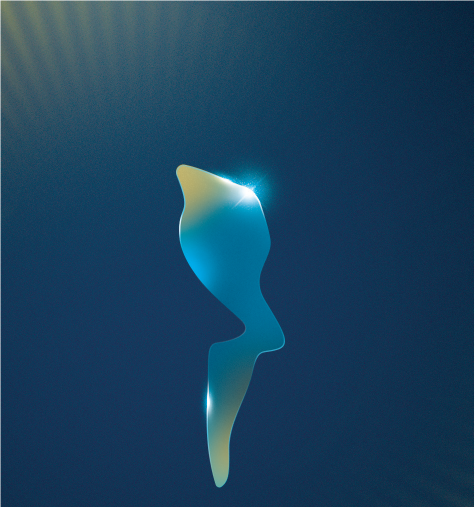
#> input picture motion-mais-admirados-2026/input/card_glass.png, 949 x 1014 px, found by its file name (shown at 1/2 size)
$ python build_silhouette_v2.py   (older library calls are emulated)
#> lines starting #> are read from the running program, lines starting #| are printed output that depends on the picture; after the words box and inside, x2 and y2 are one past the last pixel; in counts of white or black regions, pixels touching at a corner belong together; long printed decimals are rounded
"""Silhueta nova: forma exata do vetor (.ai) + cor/brilho do render oficial do card (sem textos por cima)."""
import os as _os
BUILD = _os.environ.get('MOTION_BUILD', _os.path.join(_os.path.dirname(_os.path.abspath(__file__)), '..', 'build')) + '/'
import numpy as np, cv2, sys
from scipy.spatial import cKDTree
W = BUILD + 'work/'; A = BUILD + 'assets/'

# ---------------- vector contour (.ai) -> KV space
def bezier_contour(path_items, n=220):
#> called with n = 220
    pts = []
    for p0, p1, p2, p3 in path_items:
        p0, p1, p2, p3 = map(np.array, (p0, p1, p2, p3))
        for t in np.linspace(0, 1, n, endpoint=False):
            pts.append((1 - t) ** 3 * p0 + 3 * (1 - t) ** 2 * t * p1 + 3 * (1 - t) * t * t * p2 + t ** 3 * p3)
    return np.array(pts)
AI_PATH = [((786.7, 211.0), (781.5, 198.2), (792.8, 184.6), (806.4, 187.6)), ((806.4, 187.6), (826.8, 192.2), (856.2, 201.1), (892.1, 218.5)),
    ((892.1, 218.5), (910.2, 227.4), (926.6, 233.4), (939.5, 237.3)), ((939.5, 237.3), (958.8, 243.3), (974.1, 258.1), (980.7, 277.2)),
    ((980.7, 277.2), (989.1, 301.4), (999.6, 334.6), (1003.8, 360.4)), ((1003.8, 360.4), (1011.4, 406.5), (953.0, 439.3), (992.1, 503.6)),
    ((992.1, 503.6), (1031.1, 567.9), (1054.2, 604.8), (1023.3, 615.5)), ((1023.3, 615.5), (986.2, 628.4), (975.8, 608.5), (962.6, 669.7)),
    ((962.6, 669.7), (949.4, 730.8), (906.7, 786.9), (908.0, 849.3)), ((908.0, 849.3), (909.0, 902.7), (908.6, 921.4), (891.3, 935.1)),
    ((891.3, 935.1), (886.4, 939.0), (879.1, 936.6), (877.2, 930.6)), ((877.2, 930.6), (869.6, 907.0), (853.8, 846.2), (857.8, 756.4)),
    ((857.8, 756.4), (863.1, 638.9), (851.7, 604.6), (881.6, 601.3)), ((881.6, 601.3), (909.1, 598.2), (972.8, 581.9), (935.7, 547.7)),
    ((935.7, 547.7), (897.3, 512.3), (798.5, 437.1), (793.1, 351.9)), ((793.1, 351.9), (788.3, 275.7), (826.3, 307.5), (786.7, 211.0))]
AI2KV_S, AI2KV_T = 0.9044873, np.array([135.92863, 30.46312])   # fitted to the logo lockup in the KV
def ai2kv(P): return P * AI2KV_S + AI2KV_T
PK = ai2kv(bezier_contour(AI_PATH))

# ---------------- card render (official glass look of the new silhouette)
card = cv2.imread(W + 'card_glass.png')[..., ::-1].astype(np.float32) / 255.
mx = card.max(2)
seg = (cv2.GaussianBlur(mx, (0, 0), 1.5) > np.percentile(mx, 50) + 22 / 255.).astype(np.uint8)
#> seg: shape (1014, 949); values 0 (black) and 1 (white), 10.3% white; 52 white regions (40 under 20 px), largest, box (x1, y1, x2, y2) and area: (350, 327, 571, 976) 67792, (0, 0, 938, 1014) 29531, (947, 54, 949, 1014) 1490
n, lab, st, _ = cv2.connectedComponentsWithStats(seg)
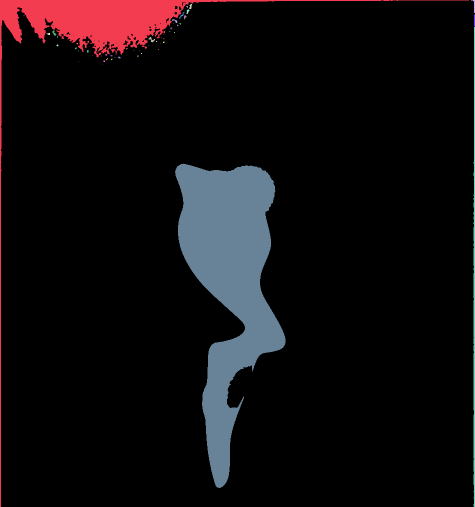
#> lab: shape (1014, 949) int32 (shown at 1/2 size); 53 distinct labels, from 0 to 52; one colour per label, 0 black
#> n = 53; st = 53 rows, first 6: [2, 0, 947, 1014, 862925], [0, 0, 938, 1014, 29531], [942, 0, 7, 26, 35], [378, 8, 6, 10, 37], [373, 12, 3, 3, 7], [373, 19, 6, 9, 32]
i = 1 + np.argmax(st[1:, 4]); segm = (lab == i).astype(np.uint8)
#> after `i = 1 + np.argmax(st[1:, 4])`: i = 52
segm = cv2.morphologyEx(segm, cv2.MORPH_CLOSE, np.ones((5, 5), np.uint8))
#> segm: shape (1014, 949); values 0 (black) and 1 (white), 7% white; 1 white region
_do = cv2.distanceTransform(1 - segm, cv2.DIST_L2, 5)
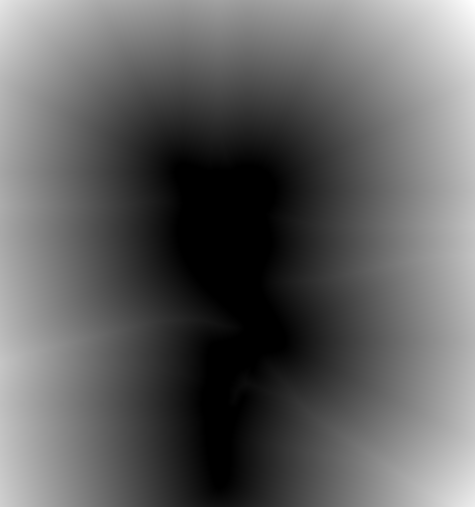
#> _do: shape (1014, 949) float32 (shown at 1/2 size); min 0, max 537.2, mean 203.7; drawn with min black and max white
bgc = np.median(card[(_do > 18) & (_do < 45)].reshape(-1, 3), 0)
#> bgc = [0.0784, 0.22, 0.357]
print('card bg', bgc * 255)
#| card bg [20. 56. 91.]
cs, _ = cv2.findContours(segm, cv2.RETR_EXTERNAL, cv2.CHAIN_APPROX_NONE)
#> cs = 1 contour; box (x1, y1, x2, y2) and area: (350, 327, 571, 976) 67001
PC = max(cs, key=cv2.contourArea)[:, 0, :].astype(np.float64)
#> PC = 1648 pairs, first value 350 to 570, second value 327 to 975

# similarity (with rotation) card -> KV, ICP
def umeyama(X, Y):
    mx_, my_ = X.mean(0), Y.mean(0); Xc, Yc = X - mx_, Y - my_
    U, S, Vt = np.linalg.svd(Yc.T @ Xc / len(X))
    D = np.eye(2); D[1, 1] = np.sign(np.linalg.det(U @ Vt))
    R = U @ D @ Vt; s = np.trace(np.diag(S) @ D) / Xc.var(0).sum()
    return s, R, my_ - s * R @ mx_
s0 = np.ptp(PK[:, 1]) / np.ptp(PC[:, 1])
#> s0 = 1.05
R = np.eye(2); s = s0; t = PK.min(0) - s * PC.min(0)
#> after `s = s0`: s = 1.05
#> after `t = PK.min(0) - s * PC.min(0)`: t = [480, -142.5]
tree = cKDTree(PK)
for it in range(120):
    Q = (s * (R @ PC.T)).T + t
    d, idx = tree.query(Q)
    keep = d <= np.percentile(d, 100 if it < 20 else 65)
    s, R, t = umeyama(PC[keep], PK[idx[keep]])
#> this loop made 120 passes
#> (mx_ in umeyama, my_ in umeyama, U in umeyama, S in umeyama, Vt in umeyama, R, s, t) on passes 1 to 2: ([458.5, 630.3], [958.9, 520.6], [[0.0243, 1], [1, -0.0243]], [39651, 3748.8], [[0.00734, 1], [1, -0.00734]], [[1, 0.017], [-0.017, 1]], 1.03, [478, -117.5]), ([458.5, 630.3], [958.9, 522.1], [[0.026, 1], [1, -0.026]], [39237.6, 3739.1], [[0.00583, 1], [1, -0.00583]], [[1, 0.0202], [-0.0202, 1]], 1.02, [480.7, -108.3])
Q = (s * (R @ PC.T)).T + t; d, idx = tree.query(Q); d = np.sort(d)[:int(len(d) * 0.65)]
#> after `Q = (s * (R @ PC.T)).T + t`: Q = 1648 pairs, first value 846.6 to 1074.4, second value 200.2 to 873.8
#> after `d, idx = tree.query(Q)`: d = 1648 values, max 49.47 at index 1476, min 0.0197 at index 1338, mean 6.93; idx = 1648 values, max 3519 at index 28, min 0 at index 27, mean 1979.6
#> after `d = np.sort(d)[:int(len(d) * 0.65)]`: d = 1071 values from 0.0197 to 1.61
print('card->KV: scale %.4f rot %.3f deg resid mean %.2f max %.2f' % (s, np.degrees(np.arctan2(R[1, 0], R[0, 0])), d.mean(), d.max()))
#| card->KV: scale 1.0393 rot 0.141 deg resid mean 0.66 max 1.61

# prep card colours: interior known (eroded), flare & glint removed, push-pull extrapolate
known = cv2.erode(segm, cv2.getStructuringElement(cv2.MORPH_ELLIPSE, (7, 7))).astype(bool)
#> known: shape (1014, 949) bool; 6.5% white; 1 white region, box (x1, y1, x2, y2) and area: (353, 330, 568, 973) 62561
# locate baked flare (brightest blob near top) and glint (bright blob lower-left)
lum = card.mean(2)
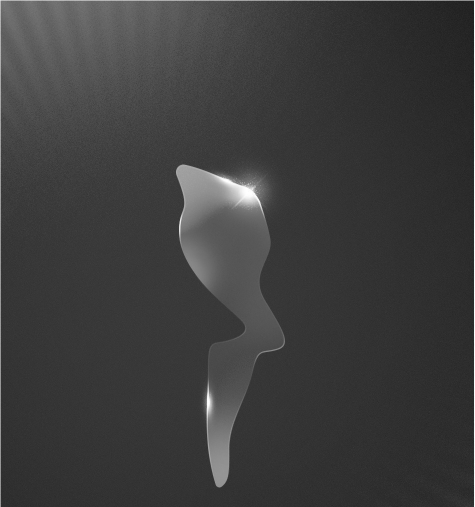
#> lum: shape (1014, 949) float32 (shown at 1/2 size); min 0.098, max 1, mean 0.238
H_, W_ = lum.shape
yy, xx = np.mgrid[0:H_, 0:W_]
ys, xs = np.where(segm > 0); ytop, ybot = ys.min(), ys.max()
#> after `ytop, ybot = (ys.min(), ys.max())`: ytop = 327; ybot = 975
upper = (yy < ytop + 0.3 * (ybot - ytop)); lower = (yy > ytop + 0.55 * (ybot - ytop))
def brightest(region):
    l = np.where(region, cv2.GaussianBlur(lum, (0, 0), 3), -1); y, x = np.unravel_index(np.argmax(l), l.shape); return x, y
#> after `l = np.where(region, cv2.GaussianBlur(lum, (0, 0), 3), -1)`:
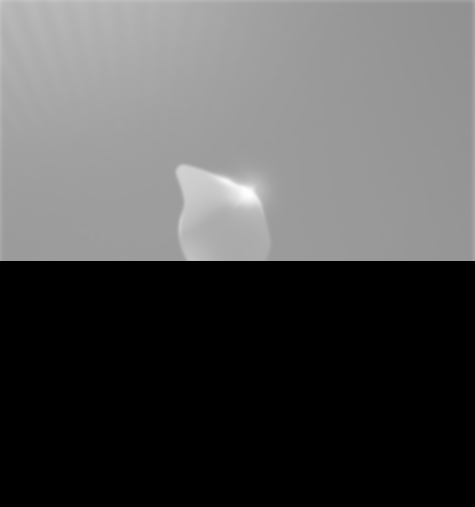
#> l: shape (1014, 949) float32 (shown at 1/2 size); min -1, max 0.994, mean -0.353; drawn with min black and max white
#> after `y, x = np.unravel_index(np.argmax(l), l.shape)`: y = 385; x = 495
fx, fy = brightest(upper); gxp, gyp = brightest(lower & (xx < xs.mean()))
#> after `fx, fy = brightest(upper)`: fx = 495; fy = 385
#> in brightest (call 2), `l = np.where(region, cv2.GaussianBlur(lum, (0, 0), 3), -1)`:
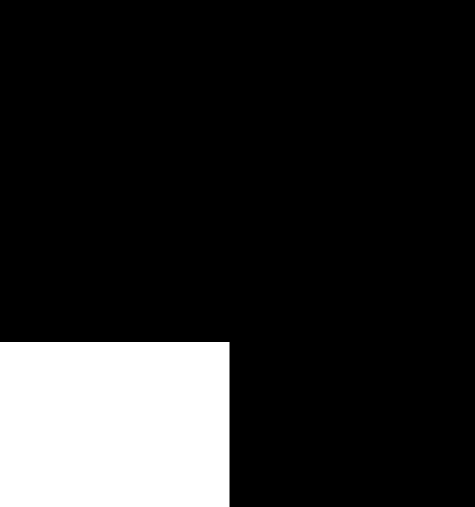
#> region: shape (1014, 949) bool (shown at 1/2 size); 15.7% white; 1 white region, box (x1, y1, x2, y2) and area: (0, 684, 459, 1014) 151470
#> in brightest (call 2), `y, x = np.unravel_index(np.argmax(l), l.shape)`: y = 805; x = 417
#> after `gxp, gyp = brightest(lower & (xx < xs.mean()))`: gxp = 417; gyp = 805
print('card flare', fx, fy, 'glint', gxp, gyp)
#| card flare 495 385 glint 417 805
known &= ((xx - fx) ** 2 + (yy - fy) ** 2) > 34 ** 2
known &= (((xx - gxp) / 14.0) ** 2 + ((yy - gyp) / 40.0) ** 2) > 1
#> known: shape (1014, 949) bool; 6% white; 1 white region, box (x1, y1, x2, y2) and area: (353, 330, 568, 973) 57513
def pushpull(img, w, levels=9):
#> called with levels = 9
    if levels == 0 or min(img.shape[:2]) < 4:
        return np.broadcast_to((img * w[..., None]).sum((0, 1)) / max(w.sum(), 1e-6), img.shape).copy()
    h, ww = w.shape
    sw = cv2.resize(cv2.GaussianBlur(w, (0, 0), 1.0), (ww // 2, h // 2), interpolation=cv2.INTER_AREA)
    si = cv2.resize(cv2.GaussianBlur(img * w[..., None], (0, 0), 1.0), (ww // 2, h // 2), interpolation=cv2.INTER_AREA)
    low = pushpull(si / np.maximum(sw, 1e-6)[..., None], np.clip(sw * 4, 0, 1), levels - 1)
    return img * w[..., None] + cv2.resize(low, (ww, h), interpolation=cv2.INTER_LINEAR) * (1 - w[..., None])
#> returned value: shape (1014, 949, 3) float32
colc = pushpull(cv2.GaussianBlur(card, (0, 0), 0.7), known.astype(np.float32))
colc = cv2.GaussianBlur(colc, (0, 0), 1.2) * (1 - known[..., None]) + colc * known[..., None]

# rim profile along card contour: brightness just inside the edge above interior colour
dist_c = cv2.distanceTransform(segm, cv2.DIST_L2, 5)
band = (dist_c > 0) & (dist_c < 3.2)
#> band: shape (1014, 949) bool; 0.56% white; 1 white region, box (x1, y1, x2, y2) and area: (350, 327, 571, 976) 5348
rim_raw = np.clip((card - colc).max(2), 0, 1) * band
rim_raw[~known & ~band] = 0
bys, bxs = np.where(band)
#> bys = 5348 values from 327 to 975; bxs = 5348 values, max 570 at index 2948, min 350 at index 529, mean 458.3
treeC = cKDTree(PC)
_, bi = treeC.query(np.c_[bxs, bys])
#> bi = 5348 values, max 1647 at index 6, min 0 at index 0, mean 815.7
rim_c = np.zeros(len(PC)); cnt = np.zeros(len(PC))
#> after `rim_c = np.zeros(len(PC))`: rim_c = 1648 values from 0 to 0
#> after `cnt = np.zeros(len(PC))`: cnt = 1648 values from 0 to 0
np.maximum.at(rim_c, bi, rim_raw[bys, bxs])
# remove flare/glint influence & smooth along contour
near_f = np.hypot(PC[:, 0] - fx, PC[:, 1] - fy) < 40
near_g = np.hypot(PC[:, 0] - gxp, PC[:, 1] - gyp) < 46
rim_c[near_f | near_g] = np.nan
ok = ~np.isnan(rim_c); idxs = np.arange(len(PC))
#> after `idxs = np.arange(len(PC))`: idxs = 1648 values from 0 to 1647
rim_c = np.interp(idxs, idxs[ok], rim_c[ok], period=len(PC))
#> rim_c = 1648 values, max 0.273 at index 799, min 0 at index 0, mean 0.0848
k = 9; ker = np.ones(k) / k
rim_c = np.convolve(np.r_[rim_c[-k:], rim_c, rim_c[:k]], ker, mode='same')[k:-k]
#> rim_c = 1648 values, max 0.24 at index 788, min 0.00421 at index 915, mean 0.0848
rim_c = np.clip(rim_c / max(np.percentile(rim_c, 97), 1e-3), 0, 1)
#> rim_c = 1648 values, max 1 at index 337, min 0.0213 at index 915, mean 0.425

# ---------------- asset grid in KV space
S = 3
bx0, by0, bx1, by1 = 800, 170, 1100, 910
Wa, Ha = (bx1 - bx0) * S, (by1 - by0) * S
ss = 4
m = np.zeros((Ha * ss, Wa * ss), np.uint8)
cv2.fillPoly(m, [np.round((PK - [bx0, by0]) * S * ss).astype(np.int32)], 255)
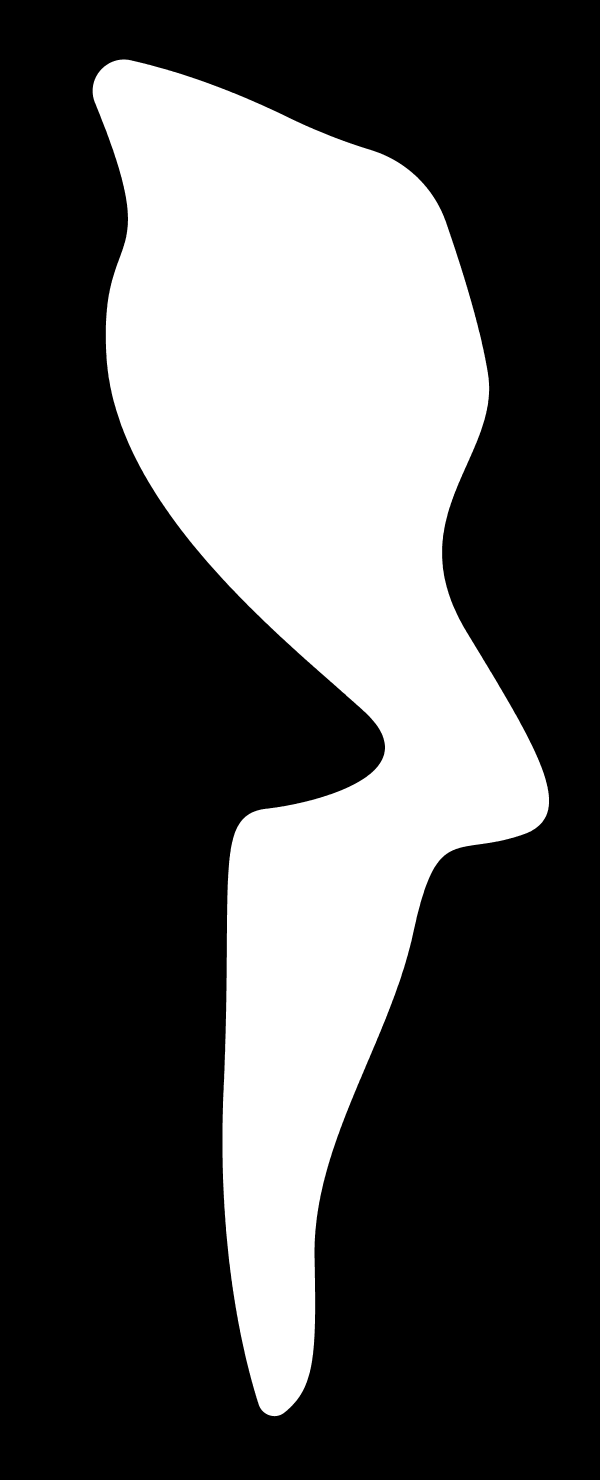
#> m: shape (8880, 3600) (shown at 1/6 size); 31.2% white; 1 white region, box (x1, y1, x2, y2) and area: (556, 357, 3294, 8497) 9961855
mask = cv2.resize(m.astype(np.float32) / 255., (Wa, Ha), interpolation=cv2.INTER_AREA)
# KV coords of asset pixels -> card coords
ay, ax = np.mgrid[0:Ha, 0:Wa].astype(np.float64)
kx = bx0 + (ax + 0.5) / S; ky = by0 + (ay + 0.5) / S
Ri = R.T
#> Ri = [[1, 0.00246], [-0.00246, 1]]
cx_ = (Ri[0, 0] * (kx - t[0]) + Ri[0, 1] * (ky - t[1])) / s
cy_ = (Ri[1, 0] * (kx - t[0]) + Ri[1, 1] * (ky - t[1])) / s
col = cv2.remap(colc, (cx_ - 0.5).astype(np.float32), (cy_ - 0.5).astype(np.float32), cv2.INTER_CUBIC, borderMode=cv2.BORDER_REPLICATE)
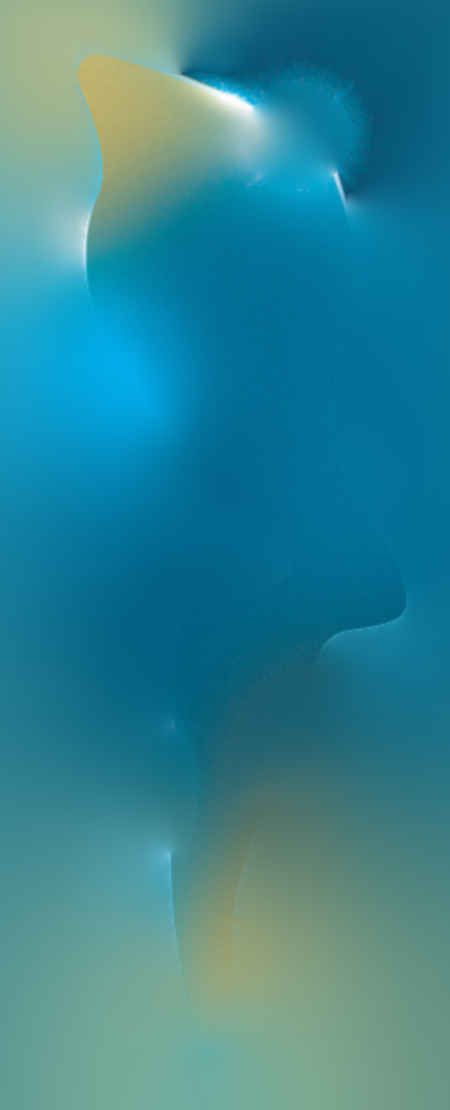
#> col: shape (2220, 900, 3) float64 (shown at 1/2 size); mean R, G, B 0.192, 0.518, 0.577; drawn with min black and max white
col = np.clip(col, 0, 1)
dist = cv2.distanceTransform((mask > 0.5).astype(np.uint8), cv2.DIST_L2, 5).astype(np.float32)
h = np.sqrt(np.clip(dist / (S * 14.0), 0, 1)); h = cv2.GaussianBlur(h, (0, 0), 3)
gx = cv2.Sobel(h, cv2.CV_32F, 1, 0, ksize=3); gy = cv2.Sobel(h, cv2.CV_32F, 0, 1, ksize=3)
# rim strength map from card rim profile (nearest contour point)
PCk = (s * (R @ PC.T)).T + t
#> PCk has the same summary as Q
treeK = cKDTree(PCk)
edge = dist < 8 * S
ey, ex = np.where(edge)
_, ei = treeK.query(np.c_[bx0 + (ex + 0.5) / S, by0 + (ey + 0.5) / S])
rim = np.zeros((Ha, Wa), np.float32); rim[ey, ex] = rim_c[ei]
flare_kv = s * (R @ np.array([fx, fy])) + t; glint_kv = s * (R @ np.array([gxp, gyp])) + t
#> after `flare_kv = s * (R @ np.array([fx, fy])) + t`: flare_kv = [997.2, 260.8]
#> after `glint_kv = s * (R @ np.array([gxp, gyp])) + t`: glint_kv = [915, 697.1]
print('flare KV', flare_kv, 'glint KV', glint_kv)
#| flare KV [997.166  260.771] glint KV [915.026 697.090]
np.savez_compressed(A + 'silhouette_v2.npz', mask=mask.astype(np.float32), col=col.astype(np.float32), dist=dist, gx=gx, gy=gy,
                    rim=rim, box=np.array([bx0, by0, bx1, by1]), S=S, contour=PK, flare=flare_kv, glint=glint_kv,
                    card_bg=bgc.astype(np.float32))
# preview
pv = (np.clip(col * mask[..., None] + (1 - mask[..., None]) * bgc, 0, 1) * 255).astype(np.uint8)[..., ::-1]
cv2.imwrite(W + 'sil_v2_preview.png', cv2.resize(pv, None, fx=1 / S * 1.5, fy=1 / S * 1.5, interpolation=cv2.INTER_AREA))
cv2.imwrite(W + 'sil_v2_rim.png', (np.clip(rim * (mask > 0.01), 0, 1) * 255).astype(np.uint8)[::3, ::3])
